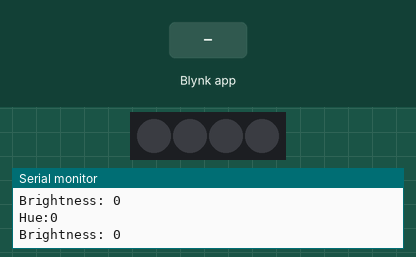
Recording of a sketch running on a simulated ESP8266 (NodeMCU). On the bench: 4 RGB LEDs in strip order, left to right, the last lines printed to the serial monitor. The inputs (shaded band) are chosen by the test bench. Dim RGB values are drawn brighter than linear; WiFi joins after 1.5 s; servers stay silent unless stated.

Above: at 3.0 s.
3.1 s: Blynk app writes 1 to V2
At 4.5 s:
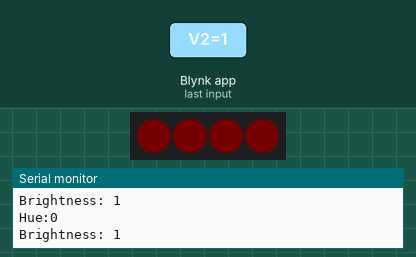
4.8 s: Blynk app writes 200 to V1
At 5.7 s:
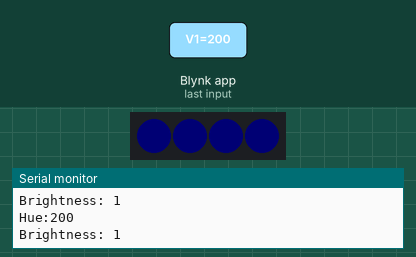
6.3 s: Blynk app writes 200 to V2
At 6.9 s:
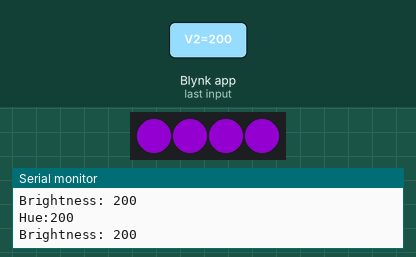
7.8 s: Blynk app writes 0 to V2
At 8.1 s:
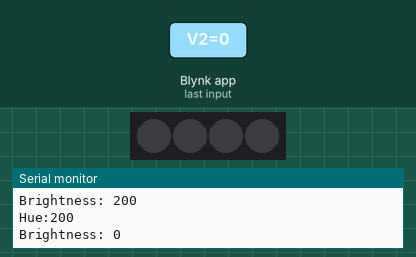
Timing chart, 0 to 10.3 s (numbered marks = the images above; inputs shaded):
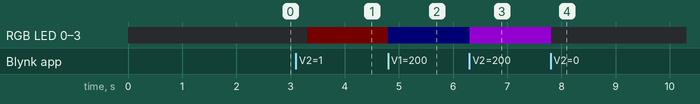

The sketch:

RGBControl_Blynk.ino
```cpp
// (licence header left out)
/* Comment this out to disable prints and save space */
#define BLYNK_PRINT Serial

#include <ESP8266WiFi.h>
#include <BlynkSimpleEsp8266.h>
#include <FastLED.h>

// You should get Auth Token in the Blynk App.
// Go to the Project Settings (nut icon).
char auth[] = "Your Auth Token";

// Your WiFi credentials.
// Set password to "" for open networks.
char ssid[] = "Your SSID";
char pass[] = "Your password";

// default for Ledunia
#define NUM_LEDS 4
#define DATA_PIN 4

CRGB leds[NUM_LEDS];

int shift, dim;

BLYNK_WRITE(V1)
{
  shift = param.asInt();
}

BLYNK_WRITE(V2)
{
  dim = param.asInt();
}

void setup()
{
  // Debug console
  Serial.begin(115200);
  Serial.println("Ledunia RGB LED Control");

  FastLED.addLeds<NEOPIXEL, DATA_PIN>(leds, NUM_LEDS);

  Blynk.begin(auth, ssid, pass);
}

void loop()
{
  Blynk.run();
  for (int i = 0; i < NUM_LEDS; i++) leds[i].setHue(shift);
  for (int i = 0; i < NUM_LEDS; i++) leds[i].nscale8(dim);
  FastLED.show();
  Serial.print("Hue:"); Serial.println(shift);
  Serial.print("Brightness: "); Serial.println(dim);
  delay(500);
}
```

Measured:
- after the input at 3.1 s, RGB LED 0–3: off → RGB(1, 0, 0) after 0.21 s
- after the input at 4.8 s, RGB LED 0–3: RGB(1, 0, 0) → RGB(0, 0, 1) at once
- after the input at 6.3 s, RGB LED 0–3: RGB(0, 0, 1) → RGB(83, 0, 117) at once
- after the input at 7.8 s, RGB LED 0–3: RGB(83, 0, 117) → off at once
